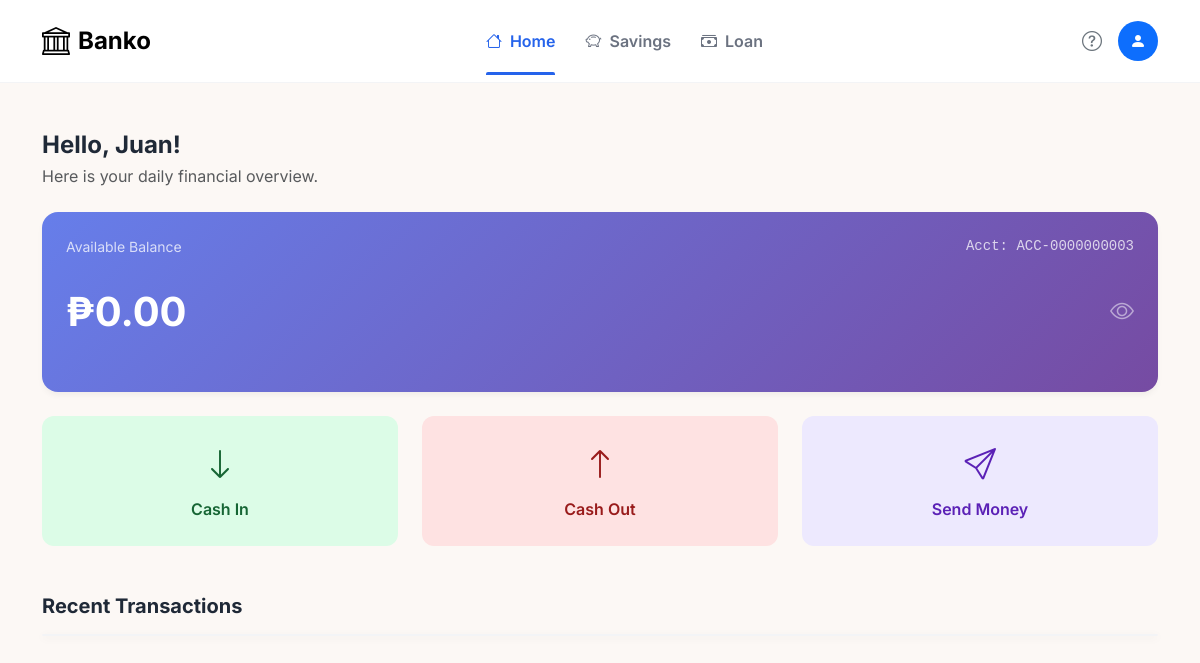
/user/user_dashboard.php (signed in), run on an earlier commit of the app's database.
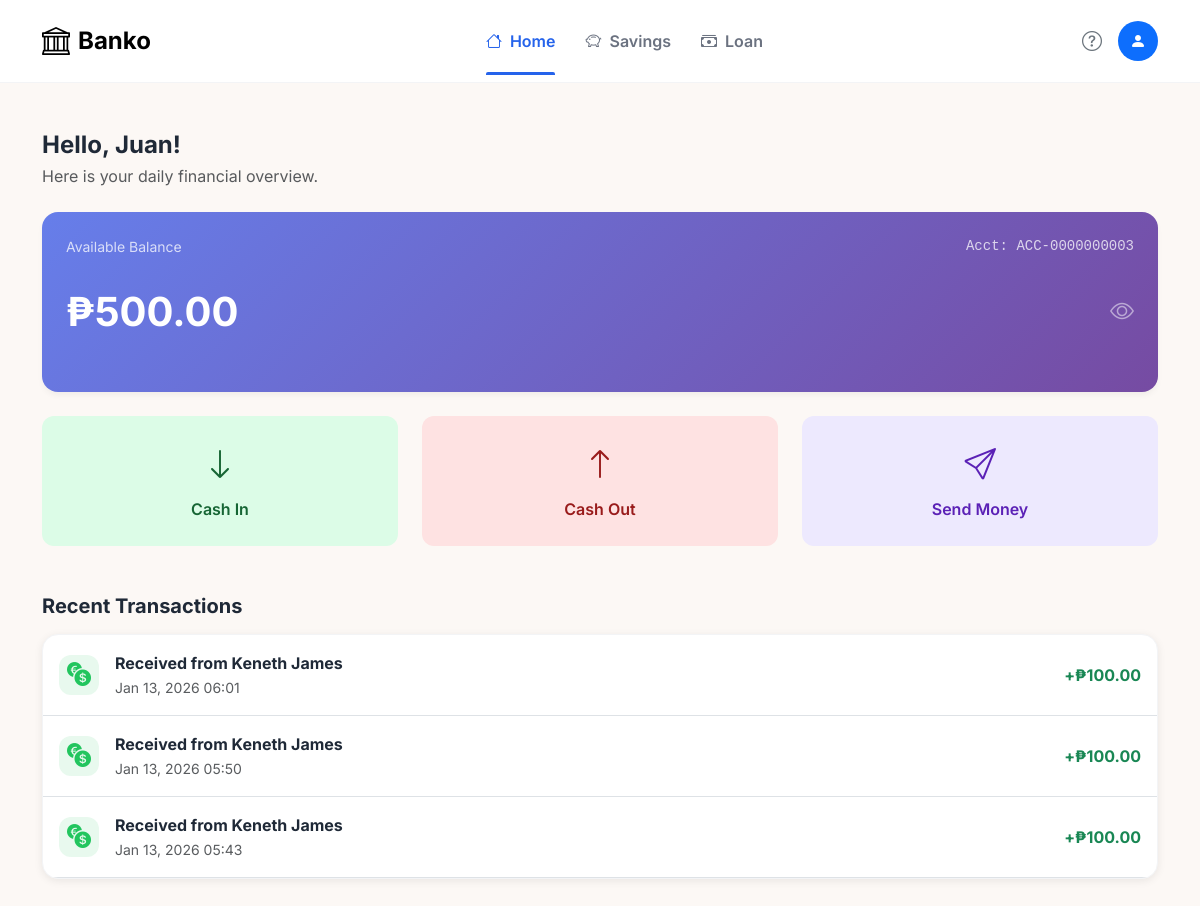
And on a later commit of the database.
### tables this page shows
CREATE TABLE IF NOT EXISTS `user_accounts` (
  `ID` int NOT NULL AUTO_INCREMENT,
  `FirstName` varchar(150) NOT NULL,
  `MiddleName` varchar(150) DEFAULT NULL,
  `LastName` varchar(150) NOT NULL,
  `Email` varchar(150) DEFAULT NULL,
  `Phone` varchar(15) DEFAULT NULL,
  `Address` varchar(150) NOT NULL,
  `Birthdate` date NOT NULL,
  `Password` varchar(255) NOT NULL,
  `Img` varchar(150) NOT NULL,
  `Role` varchar(10) DEFAULT 'User',
  `Status` varchar(10) DEFAULT 'Pending',
  `Balance` decimal(10,2) DEFAULT '0.00',
  PRIMARY KEY (`ID`),
  UNIQUE KEY `Email` (`Email`),
  UNIQUE KEY `Phone` (`Phone`)
);

CREATE TABLE IF NOT EXISTS `transactions` (
  `transaction_id` int NOT NULL AUTO_INCREMENT,
  `user_id` int NOT NULL,
  `transaction_type` enum('Cash In','Cash Out','Send Money','Received Money') NOT NULL,
  `amount` decimal(15,2) NOT NULL,
  `balance_after` decimal(15,2) NOT NULL,
  `description` varchar(255) NOT NULL,
  `icon` varchar(50) DEFAULT 'bi-cash',
  `created_at` timestamp NULL DEFAULT CURRENT_TIMESTAMP,
  PRIMARY KEY (`transaction_id`),
  KEY `user_id` (`user_id`)
);

### user/php/back_end.php (called while the page is built, shortened)
<?php
$conn = new mysqli('localhost', 'root', '', 'bank_db');
$sql = "SELECT FirstName, Email, Phone, Balance FROM user_accounts WHERE ID = ?";
$stmt = $conn->prepare($sql);
$stmt->bind_param("i", $userId);
$stmt->execute();
$result = $stmt->get_result();
$user = $result->fetch_assoc();
$userName = $user['FirstName'];
$totalBalance = $user['Balance'];
$mainAccountNumber = "ACC-" . str_pad($userId, 10, "0", STR_PAD_LEFT);
$transactions = [];
$txSql = "SELECT created_at, description, amount, transaction_type, icon
          FROM transactions
          WHERE user_id = ?
          ORDER BY created_at DESC
          LIMIT 5";
$txStmt = $conn->prepare($txSql);
$txStmt->bind_param("i", $userId);
$txStmt->execute();
$txResult = $txStmt->get_result();
while ($row = $txResult->fetch_assoc()) {
    $transactions[] = [
        'created_at' => $row['created_at'],
        'desc' => $row['description'],
        'amount' => $row['amount'],
        'transaction_type' => $row['transaction_type'],
        'icon' => $row['icon']
    ];
}

### user/user_dashboard.php (the view, shortened to what this page needs)
<?php
$userId = $_SESSION['user_id'];
include 'php/back_end.php';
?>
<!Doctype html>
<head>
    <link href="https://cdn.jsdelivr.net/npm/bootstrap@5.3.3/dist/css/bootstrap.min.css" rel="stylesheet">
    <link href="https://cdn.jsdelivr.net/npm/bootstrap-icons/font/bootstrap-icons.css" rel="stylesheet">
    <link rel="stylesheet" href="css/style.css">
</head>
<body>
    <nav class="navbar navbar-expand-lg sticky-top">
        <div class="container">
            <a class="navbar-brand fw-bold fs-4 d-flex align-items-center gap-2" href="#">
                <i class="bi bi-bank fs-3"></i> Banko
            </a>
            <div class="d-flex justify-content-center flex-grow-1">
                <a class="nav-link active" onclick="showSection('home', this)">
                    <i class="bi bi-house me-1"></i> Home
                </a>
                <a class="nav-link" onclick="showSection('savings', this)">
                    <i class="bi bi-piggy-bank me-1"></i> Savings
                </a>
                <a class="nav-link" onclick="showSection('loan', this)">
                    <i class="bi bi-cash-stack me-1"></i> Loan
                </a>
            </div>
            <div class="d-flex align-items-center">
                <i class="bi bi-question-circle me-3 fs-5 text-secondary cursor-pointer" data-bs-toggle="modal"
                    data-bs-target="#faqModal" title="Help"></i>
                <div class="bg-primary text-white rounded-circle d-flex align-items-center justify-content-center cursor-pointer"
                    style="width: 40px; height: 40px;" data-bs-toggle="dropdown">
                    <i class="bi bi-person-fill"></i>
                </div>
            </div>
        </div>
    </nav>
    <div class="container py-5">
        <div id="home" class="dashboard-section active">
             <h4 class="fw-bold mb-1">Hello, <?php echo $userName; ?>!</h4>
            <p class="text-muted mb-4">Here is your daily financial overview.</p>
            <div class="stat-card blue mb-4">
                <div class="balance-card-header">
                    <small class="opacity-75">Available Balance</small>
                    <small class="opacity-75 font-monospace">Acct: <?php echo $mainAccountNumber; ?></small>
                </div>
                <div class="balance-card-body">
                    <div class="balance-amount" id="displayBalance">
                        ₱<?php echo number_format($totalBalance, 2); ?>
                    </div>
                    <i class="bi bi-eye balance-eye-icon" id="eyeIcon" onclick="toggleBalance()"></i>
                </div>
            </div>
            <div class="row g-4 mb-5">
                <div class="col-md-4">
                    <div class="btn-action btn-green-light" data-bs-toggle="modal" data-bs-target="#cashInModal">
                        <i class="bi bi-arrow-down fs-2 mb-2"></i>
                        <span>Cash In</span>
                    </div>
                </div>
                <div class="col-md-4">
    <div class="btn-action btn-red-light" data-bs-toggle="modal" data-bs-target="#cashOutModal">
        <i class="bi bi-arrow-up fs-2 mb-2"></i>
        <span>Cash Out</span>
    </div>
</div>
                        <div class="col-md-4">
                    <div class="btn-action btn-purple-light" data-bs-toggle="modal" data-bs-target="#sendMoneyModal">
                        <i class="bi bi-send fs-2 mb-2"></i>
                        <span>Send Money</span>
                    </div>
                </div>
            </div>
            <h5 class="fw-bold mb-3">Recent Transactions</h5>
            <div class="account-item p-0 overflow-hidden">
                <?php foreach ($transactions as $t):
                    if ($t['transaction_type'] === 'Cash In') {
                        $colorClass = 'text-success';
                        $iconClass = 'icon-green';
                        $sign = '+';
                        $icon = 'bi-wallet2';
                    } elseif ($t['transaction_type'] === 'Cash Out') {
                        $colorClass = 'text-danger';
                        $iconClass = 'icon-red';
                        $sign = '-';
                        $icon = 'bi-arrow-down-circle';
                    } elseif ($t['transaction_type'] === 'Send Money') {
                        $colorClass = 'text-primary';
                        $iconClass = 'icon-blue';
                        $sign = '-';
                        $icon = 'bi-send';
                    } elseif ($t['transaction_type'] === 'Received Money') {
                        $colorClass = 'text-success';
                        $iconClass = 'icon-green';
                        $sign = '+';
                        $icon = 'bi-currency-exchange';
                    } else {
                        $colorClass = '';
                        $iconClass = '';
                        $sign = '';
                        $icon = '';
                    }
                    ?>
                    <div class="d-flex align-items-center justify-content-between p-3 border-bottom">
                        <div class="d-flex align-items-center gap-3">
                            <div class="icon-box <?php echo $iconClass; ?>" style="width: 40px; height: 40px;">
                                <i class="bi <?php echo $icon; ?> fs-4"></i>
                            </div>
                            <div>
                                <div class="fw-bold"><?php echo htmlspecialchars($t['desc']); ?></div>
                                <small
                                    class="text-muted"><?php echo date("M d, Y H:i", strtotime($t['created_at'])); ?></small>
                            </div>
                        </div>
                        <div class="fw-bold <?php echo $colorClass; ?>">
                            <?php echo $sign; ?>₱<?php echo number_format(abs($t['amount']), 2); ?>
                        </div>
                    </div>
                <?php endforeach; ?>
            </div>
        </div>
</body>
</html>

### user/css/style.css (style rules this page uses)
body { background-color: #fcf8f5; font-family: 'Inter', sans-serif; color: #1f2937; }
.navbar { background: white; border-bottom: 1px solid #f3f4f6; padding: 15px 0; }
.nav-link { color: #6b7280; font-weight: 600; margin: 0 15px; cursor: pointer; position: relative; transition: color 0.2s; }
.nav-link.active { color: #2563eb; }
.nav-link.active::after { content: ''; position: absolute; bottom: -22px; left: 0; width: 100%; height: 3px; background-color: #2563eb; border-radius: 2px 2px 0 0; }
.stat-card { border-radius: 16px; padding: 30px; position: relative; height: 100%; border: 1px solid #f3f4f6; box-shadow: 0 4px 6px -1px rgba(0, 0, 0, 0.05); }
.stat-card.blue { background-color: #1e3a8a; color: white; border: none; }
.account-item { background: white; border-radius: 12px; padding: 20px; border: 1px solid #f3f4f6; box-shadow: 0 2px 4px rgba(0, 0, 0, 0.02); transition: transform 0.2s; }
.icon-box { width: 48px; height: 48px; border-radius: 12px; display: flex; align-items: center; justify-content: center; font-size: 20px; }
.icon-green { background-color: #dcfce7; color: #166534; }
.btn-action { border-radius: 12px; padding: 25px 20px; text-align: center; border: none; transition: all 0.2s; font-weight: 600; height: 100%; display: flex; flex-direction: column; align-items: center; justify-content: center; }
.btn-green-light { background-color: #dcfce7; color: #166534; }
.btn-red-light { background-color: #fee2e2; color: #991b1b; }
.btn-purple-light { background-color: #ede9fe; color: #5b21b6; }
.dashboard-section { display: none; animation: fadeIn 0.3s ease-in-out; }
.dashboard-section.active { display: block; }
.cursor-pointer { cursor: pointer; }
.account-item { background: white; border-radius: 16px; box-shadow: 0 2px 8px rgba(0, 0, 0, 0.08); transition: all 0.3s ease; }
.icon-box { display: flex; align-items: center; justify-content: center; border-radius: 12px; flex-shrink: 0; }
.icon-green { background: rgba(34, 197, 94, 0.1); color: #22c55e; }
.font-monospace { font-family: 'Courier New', monospace; }
.stat-card { border-radius: 1rem; overflow: hidden; }
.stat-card.blue { background: linear-gradient(135deg, #667eea 0%, #764ba2 100%); color: white; padding: 1.5rem; height: 180px; display: flex; flex-direction: column; justify-content: space-between; }
.balance-card-header { display: flex; justify-content: space-between; align-items: center; flex-shrink: 0; }
.balance-card-body { display: flex; justify-content: space-between; align-items: center; gap: 1rem; flex: 1; overflow: hidden; }
.balance-amount { font-size: 2.5rem; font-weight: bold; line-height: 1.2; overflow: hidden; text-overflow: ellipsis; white-space: nowrap; flex: 1; min-width: 0; }
.balance-eye-icon { font-size: 1.5rem; opacity: 0.5; cursor: pointer; flex-shrink: 0; transition: opacity 0.2s; }

What changed in the data, as far as the page shows it:
changed user_accounts "Juan": Balance "0.00" → "500.00"
added transactions: description "Received from Keneth James", created_at "Jan 13, 2026 06:01", transaction_type "+", amount "100.00"
added transactions: description "Received from Keneth James", created_at "Jan 13, 2026 05:50", transaction_type "+", amount "100.00"
added transactions: description "Received from Keneth James", created_at "Jan 13, 2026 05:43", transaction_type "+", amount "100.00"
